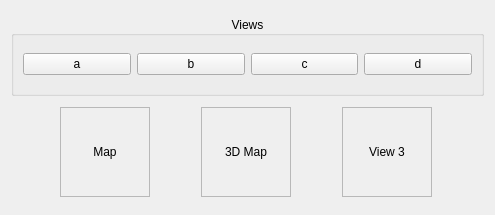
<?xml version="1.0" encoding="UTF-8"?>
<ui version="4.0">
 <class>Views</class>
 <widget class="QWidget" name="Views">
  <property name="geometry">
   <rect>
    <x>0</x>
    <y>0</y>
    <width>495</width>
    <height>215</height>
   </rect>
  </property>
  <property name="sizePolicy">
   <sizepolicy hsizetype="Preferred" vsizetype="MinimumExpanding">
    <horstretch>0</horstretch>
    <verstretch>0</verstretch>
   </sizepolicy>
  </property>
  <property name="cursor">
   <cursorShape>CrossCursor</cursorShape>
  </property>
  <property name="mouseTracking">
   <bool>true</bool>
  </property>
  <property name="windowTitle">
   <string>Form</string>
  </property>
  <layout class="QVBoxLayout" name="verticalLayout">
   <item>
    <widget class="QGroupBox" name="groupBox">
     <property name="sizePolicy">
      <sizepolicy hsizetype="MinimumExpanding" vsizetype="Fixed">
       <horstretch>0</horstretch>
       <verstretch>0</verstretch>
      </sizepolicy>
     </property>
     <property name="minimumSize">
      <size>
       <width>0</width>
       <height>80</height>
      </size>
     </property>
     <property name="mouseTracking">
      <bool>true</bool>
     </property>
     <property name="autoFillBackground">
      <bool>false</bool>
     </property>
     <property name="title">
      <string>Views</string>
     </property>
     <property name="alignment">
      <set>Qt::AlignCenter</set>
     </property>
     <property name="checkable">
      <bool>false</bool>
     </property>
     <layout class="QHBoxLayout" name="horizontalLayout_2">
      <item>
       <widget class="QPushButton" name="pushButton">
        <property name="text">
         <string>a</string>
        </property>
        <property name="autoExclusive">
         <bool>true</bool>
        </property>
       </widget>
      </item>
      <item>
       <widget class="QPushButton" name="pushButton_2">
        <property name="text">
         <string>b</string>
        </property>
        <property name="autoExclusive">
         <bool>true</bool>
        </property>
       </widget>
      </item>
      <item>
       <widget class="QPushButton" name="pushButton_3">
        <property name="text">
         <string>c</string>
        </property>
        <property name="autoExclusive">
         <bool>true</bool>
        </property>
       </widget>
      </item>
      <item>
       <widget class="QPushButton" name="pushButton_4">
        <property name="mouseTracking">
         <bool>true</bool>
        </property>
        <property name="text">
         <string>d</string>
        </property>
        <property name="autoExclusive">
         <bool>true</bool>
        </property>
       </widget>
      </item>
     </layout>
    </widget>
   </item>
   <item>
    <layout class="QHBoxLayout" name="horizontalLayout">
     <property name="spacing">
      <number>2</number>
     </property>
     <item>
      <widget class="QLabel" name="label_2">
       <property name="sizePolicy">
        <sizepolicy hsizetype="Minimum" vsizetype="Minimum">
         <horstretch>1</horstretch>
         <verstretch>1</verstretch>
        </sizepolicy>
       </property>
       <property name="minimumSize">
        <size>
         <width>50</width>
         <height>50</height>
        </size>
       </property>
       <property name="maximumSize">
        <size>
         <width>90</width>
         <height>90</height>
        </size>
       </property>
       <property name="frameShape">
        <enum>QFrame::StyledPanel</enum>
       </property>
       <property name="frameShadow">
        <enum>QFrame::Sunken</enum>
       </property>
       <property name="text">
        <string>Map</string>
       </property>
       <property name="alignment">
        <set>Qt::AlignCenter</set>
       </property>
      </widget>
     </item>
     <item>
      <widget class="QLabel" name="label">
       <property name="sizePolicy">
        <sizepolicy hsizetype="Fixed" vsizetype="Fixed">
         <horstretch>1</horstretch>
         <verstretch>1</verstretch>
        </sizepolicy>
       </property>
       <property name="minimumSize">
        <size>
         <width>50</width>
         <height>50</height>
        </size>
       </property>
       <property name="maximumSize">
        <size>
         <width>90</width>
         <height>90</height>
        </size>
       </property>
       <property name="sizeIncrement">
        <size>
         <width>1</width>
         <height>1</height>
        </size>
       </property>
       <property name="baseSize">
        <size>
         <width>1</width>
         <height>0</height>
        </size>
       </property>
       <property name="cursor">
        <cursorShape>CrossCursor</cursorShape>
       </property>
       <property name="frameShape">
        <enum>QFrame::StyledPanel</enum>
       </property>
       <property name="frameShadow">
        <enum>QFrame::Sunken</enum>
       </property>
       <property name="text">
        <string>3D Map</string>
       </property>
       <property name="scaledContents">
        <bool>true</bool>
       </property>
       <property name="alignment">
        <set>Qt::AlignCenter</set>
       </property>
       <property name="wordWrap">
        <bool>true</bool>
       </property>
      </widget>
     </item>
     <item>
      <widget class="QLabel" name="label_4">
       <property name="sizePolicy">
        <sizepolicy hsizetype="Preferred" vsizetype="Preferred">
         <horstretch>1</horstretch>
         <verstretch>1</verstretch>
        </sizepolicy>
       </property>
       <property name="minimumSize">
        <size>
         <width>50</width>
         <height>50</height>
        </size>
       </property>
       <property name="maximumSize">
        <size>
         <width>90</width>
         <height>90</height>
        </size>
       </property>
       <property name="frameShape">
        <enum>QFrame::StyledPanel</enum>
       </property>
       <property name="frameShadow">
        <enum>QFrame::Sunken</enum>
       </property>
       <property name="text">
        <string>View 3</string>
       </property>
       <property name="alignment">
        <set>Qt::AlignCenter</set>
       </property>
      </widget>
     </item>
    </layout>
   </item>
  </layout>
 </widget>
 <resources/>
 <connections/>
</ui>
